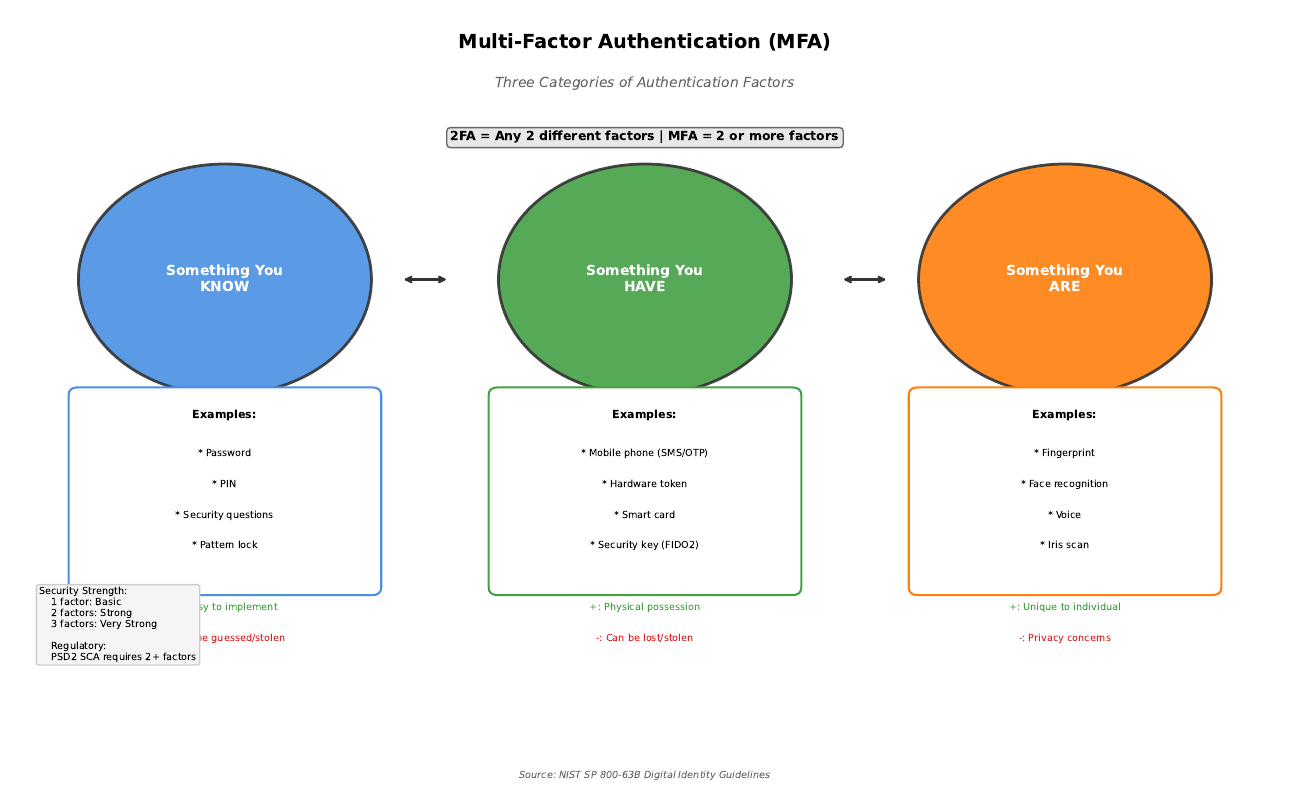

This figure's Python source:
"""
Multi-Factor Authentication (MFA) Factors
Shows the three categories of authentication factors

Output: mfa_factors.pdf
Module: module_01_fintech
Lesson: 6 - Digital Identity
"""

from pathlib import Path
import matplotlib.pyplot as plt
import matplotlib.patches as mpatches
import numpy as np

CHART_METADATA = {
    'title': 'MFA Authentication Factors',
    'module': 'module_01_fintech',
    'lesson': 6,
    'url': 'https://github.com/Digital-AI-Finance/digital-finance/tree/main/module_01_fintech/figures/mfa_factors'
}

plt.rcParams.update({
    'font.size': 10,
    'axes.labelsize': 10,
})

def create_chart():
    """Create MFA factors diagram"""
    fig, ax = plt.subplots(figsize=(13, 8))
    ax.set_xlim(0, 13)
    ax.set_ylim(0, 10)
    ax.axis('off')

    # Title
    ax.text(6.5, 9.5, 'Multi-Factor Authentication (MFA)', fontsize=14, fontweight='bold', ha='center')
    ax.text(6.5, 9, 'Three Categories of Authentication Factors', fontsize=10, ha='center',
           style='italic', color='#666666')

    # Three factor categories
    factors = [
        {
            'name': 'Something You\nKNOW',
            'x': 2.2,
            'color': '#4A90E2',
            'examples': ['Password', 'PIN', 'Security questions', 'Pattern lock'],
            'pros': 'Easy to implement',
            'cons': 'Can be guessed/stolen',
        },
        {
            'name': 'Something You\nHAVE',
            'x': 6.5,
            'color': '#44A044',
            'examples': ['Mobile phone (SMS/OTP)', 'Hardware token', 'Smart card', 'Security key (FIDO2)'],
            'pros': 'Physical possession',
            'cons': 'Can be lost/stolen',
        },
        {
            'name': 'Something You\nARE',
            'x': 10.8,
            'color': '#FF7F0E',
            'examples': ['Fingerprint', 'Face recognition', 'Voice', 'Iris scan'],
            'pros': 'Unique to individual',
            'cons': 'Privacy concerns',
        },
    ]

    for factor in factors:
        # Main circle
        circle = mpatches.Circle((factor['x'], 6.5), 1.5, facecolor=factor['color'],
                                  edgecolor='#333333', lw=2, alpha=0.9)
        ax.add_patch(circle)
        ax.text(factor['x'], 6.5, factor['name'], ha='center', va='center',
               fontsize=10, fontweight='bold', color='white')

        # Examples box
        examples_box = mpatches.FancyBboxPatch((factor['x']-1.5, 2.5), 3, 2.5,
                                                boxstyle='round,pad=0.1',
                                                facecolor='white', edgecolor=factor['color'], lw=1.5)
        ax.add_patch(examples_box)
        ax.text(factor['x'], 4.7, 'Examples:', ha='center', fontsize=8, fontweight='bold')
        for i, example in enumerate(factor['examples']):
            ax.text(factor['x'], 4.2-i*0.4, f'* {example}', ha='center', fontsize=7)

        # Pros/cons
        ax.text(factor['x'], 2.2, f'+: {factor["pros"]}', ha='center', fontsize=7, color='#44A044')
        ax.text(factor['x'], 1.8, f'-: {factor["cons"]}', ha='center', fontsize=7, color='#D62728')

    # Connecting line for 2FA/MFA
    ax.annotate('', xy=(4.5, 6.5), xytext=(4, 6.5),
               arrowprops=dict(arrowstyle='<->', color='#333333', lw=1.5))
    ax.annotate('', xy=(9, 6.5), xytext=(8.5, 6.5),
               arrowprops=dict(arrowstyle='<->', color='#333333', lw=1.5))

    # 2FA label
    ax.text(6.5, 8.3, '2FA = Any 2 different factors | MFA = 2 or more factors',
           ha='center', fontsize=9, fontweight='bold',
           bbox=dict(boxstyle='round', facecolor='#E8E8E8', edgecolor='#666666'))

    # Security levels
    security = """Security Strength:
    1 factor: Basic
    2 factors: Strong
    3 factors: Very Strong

    Regulatory:
    PSD2 SCA requires 2+ factors"""

    ax.text(0.3, 2.5, security, fontsize=7, va='top',
           bbox=dict(boxstyle='round', facecolor='#F5F5F5', edgecolor='#CCCCCC'))

    # Source
    fig.text(0.5, 0.02, 'Source: NIST SP 800-63B Digital Identity Guidelines',
            fontsize=7, ha='center', style='italic', color='#666666')

    plt.tight_layout()

    output_path = Path(__file__).parent / 'mfa_factors.pdf'
    plt.savefig(output_path, format='pdf', dpi=300, bbox_inches='tight')
    plt.close()
    print(f"Chart saved to: {output_path}")
    return output_path

if __name__ == '__main__':
    create_chart()
